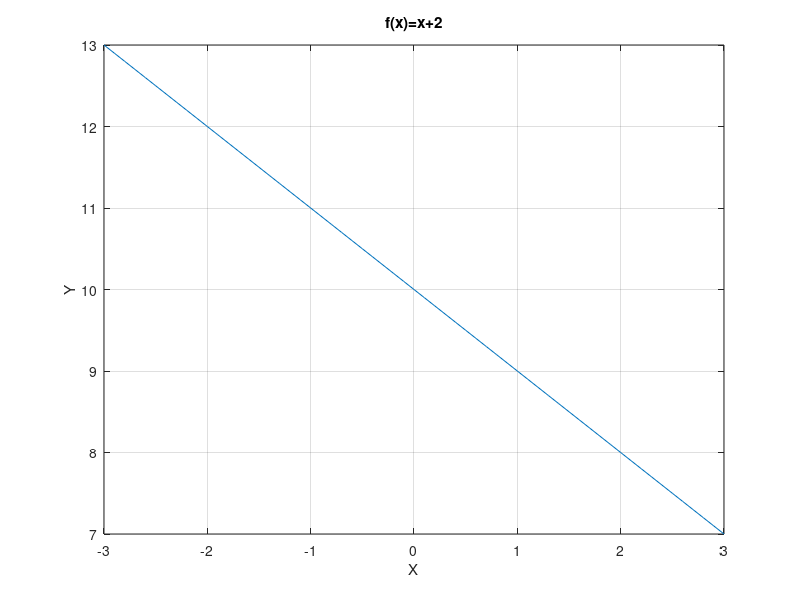

MATLAB code for this plot:
% Octave Script
% Title       : Limites
% Description : Graficar  
% Author      : Erika Amairani Leonardo Arce
% Date        : 23 de junio 2021
% Version     : 1
% Notes       : funcion f(x)=x+2

x=-3:0.1:3;
y=10-x;
% Dibujar grafica
plot(x,y)
grid on; 
% Titulo
title("f(x)=x+2");
% Etiqueta para x
xlabel("X");
% Etiqueta para y
ylabel("Y");